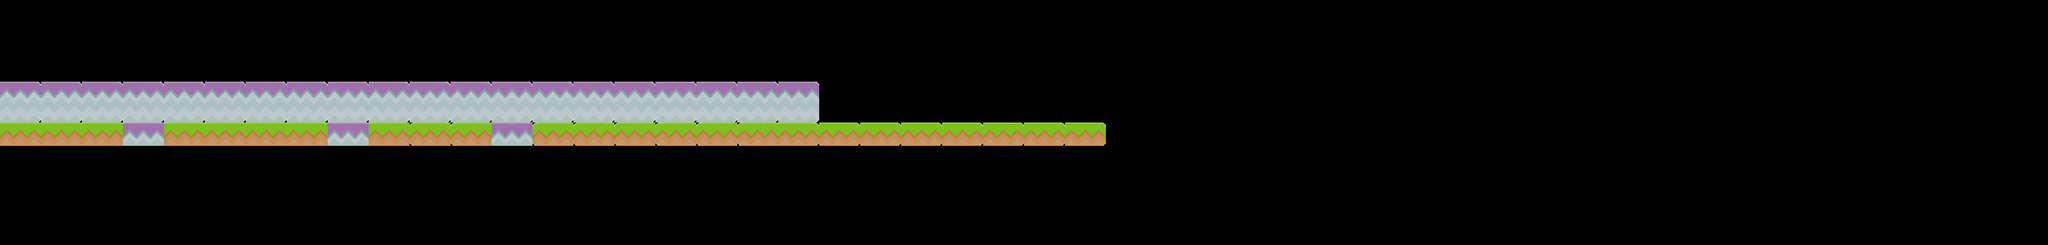

This is a level from a 2D game, rendered from its Tiled map with the project's own tilesets. A one-line summary and the map file follow, with tile-layer data summarised:
An orthogonal 50x6 tile map with 70x70 px tiles, 2 tile layers (blockedLayer, backgroundLayer).

<map version="1.0" orientation="orthogonal" width="50" height="6" tilewidth="70" tileheight="70">
 <tileset firstgid="1" name="tiles_spritesheet" tilewidth="70" tileheight="70" spacing="2">
  <image source="../images/tiles_spritesheet.png" width="790" height="934" />
 </tileset>
 <layer name="blockedLayer" width="50" height="6">
  <data>[300 cells, 0 non-empty, 0 distinct tile ids]</data>
 </layer>
 <layer name="backgroundLayer" width="50" height="6">
  <data>[300 cells, 47 non-empty, 5 distinct tile ids]</data>
 </layer>
</map>
